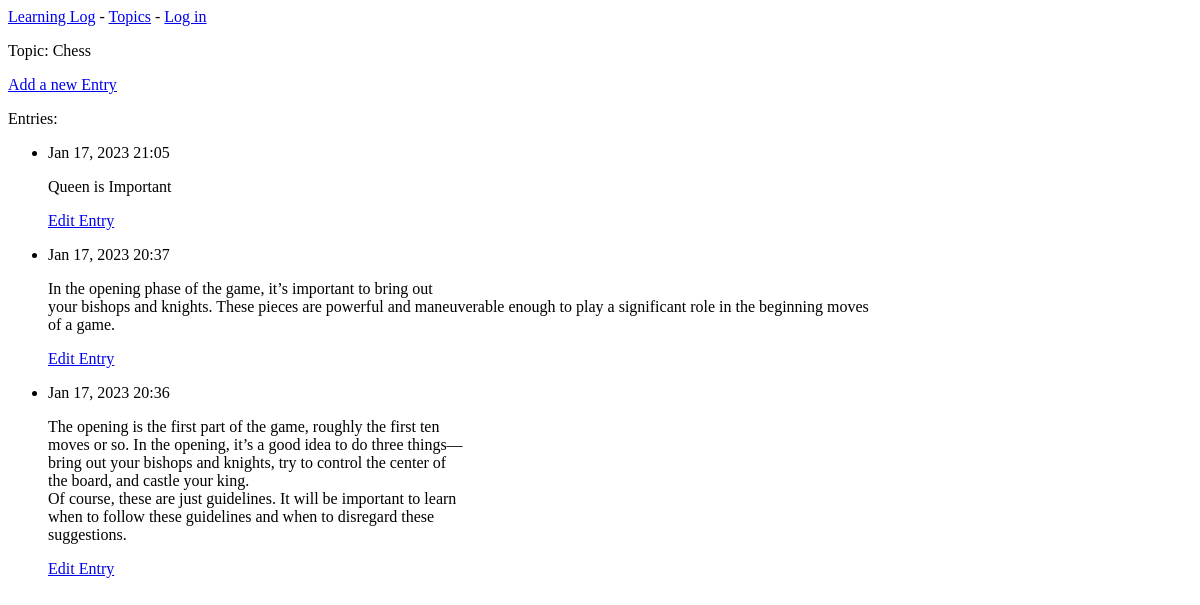
Page /topics/1/ on the earlier database version.
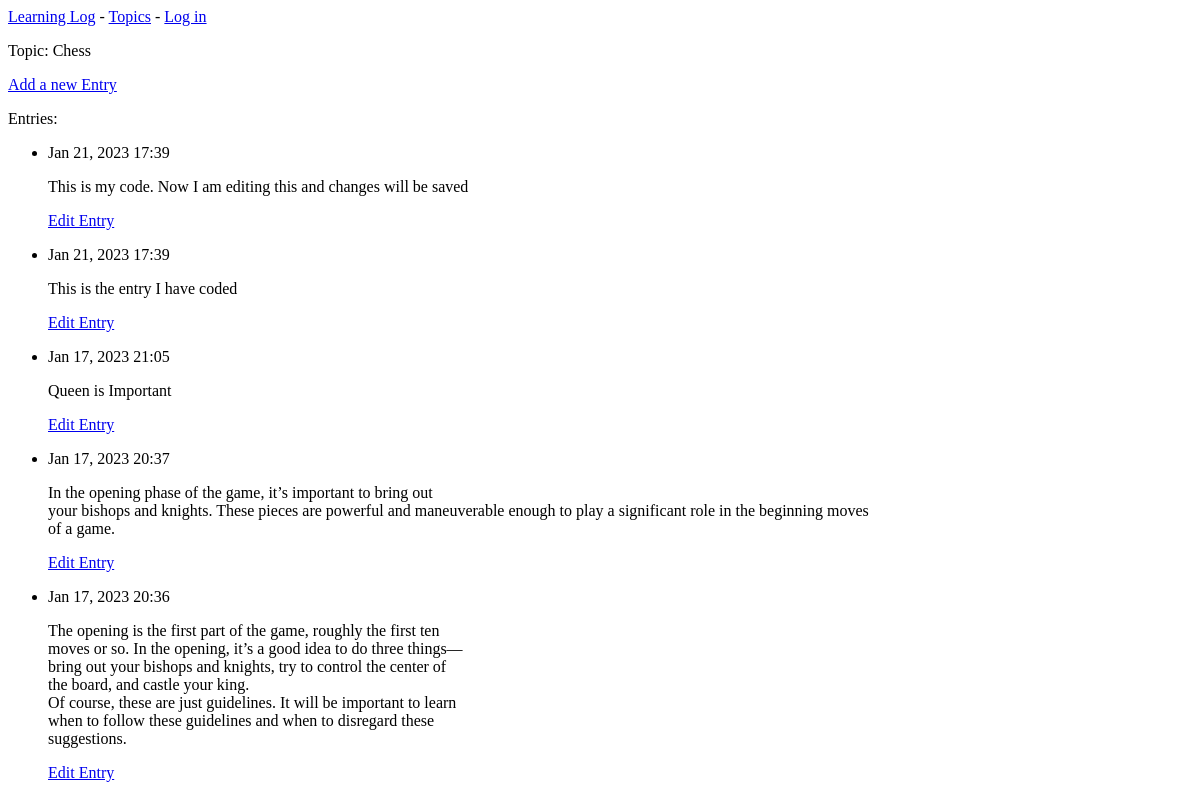
Same page on the later database version.
### learning_logs/models.py (models this page shows, shortened)
class Topic(models.Model):
    text = models.CharField(max_length=200)
    date_added = models.DateTimeField(auto_now_add=True)

class Entry(models.Model):
    topic = models.ForeignKey(Topic, on_delete=models.CASCADE)
    text = models.TextField()
    date_added = models.DateTimeField(auto_now_add=True)
    class Meta:
        verbose_name_plural = 'entries'

### learning_logs/views.py (the view)
# urls.py: path('topics/<int:topic_id>/', views.topic, name='topic'),
def topic(request, topic_id):
    topic = Topic.objects.get(id=topic_id)
    entries = topic.entry_set.order_by('-date_added')
    context = {'topic': topic, 'entries': entries}
    return render(request, 'learning_logs/topic.html', context)

### learning_logs/templates/learning_logs/topic.html
{% extends 'learning_logs/base.html' %}
{% block content %}
<p>Topic: {{ topic.text }}</p>
<a href="{% url 'learning_logs:new_entry' topic.id%}">Add a new Entry</a>
<p>Entries:</p>
<ul>
    {% for entry in entries %}
        <li>
            <p>{{ entry.date_added|date:'M d, Y H:i' }}</p>
            <p>{{ entry.text|linebreaks }}</p>
            <p>
                <a href="{% url 'learning_logs:edit_entry' entry.id%}">Edit Entry</a>
            </p>
        </li>
    {% empty %}
        <li>There are no entries for this topic yet.</li>
    {% endfor %}
</ul>
{% endblock content %}

### learning_logs/templates/learning_logs/base.html (shortened to what this page needs)
<p>
    <a href="{% url 'learning_logs:index' %}">Learning Log</a> -
    <a href="{% url 'learning_logs:topics' %}">Topics</a> -
    {% if user.is_authenticated %}
        Hello, {{ user.username }}.
    {% else %}
        <a href="{% url 'accounts:login' %}">Log in</a>
    {% endif %}
</p>
{% block content %}<p>May be It wont be inherited</p>{% endblock content %}

Differences in the rows shown:
added Entry: date_added "Jan 21, 2023 17:39", text "This is my code. Now I am editing this and changes will be saved"
added Entry: date_added "Jan 21, 2023 17:39", text "This is the entry I have coded"
